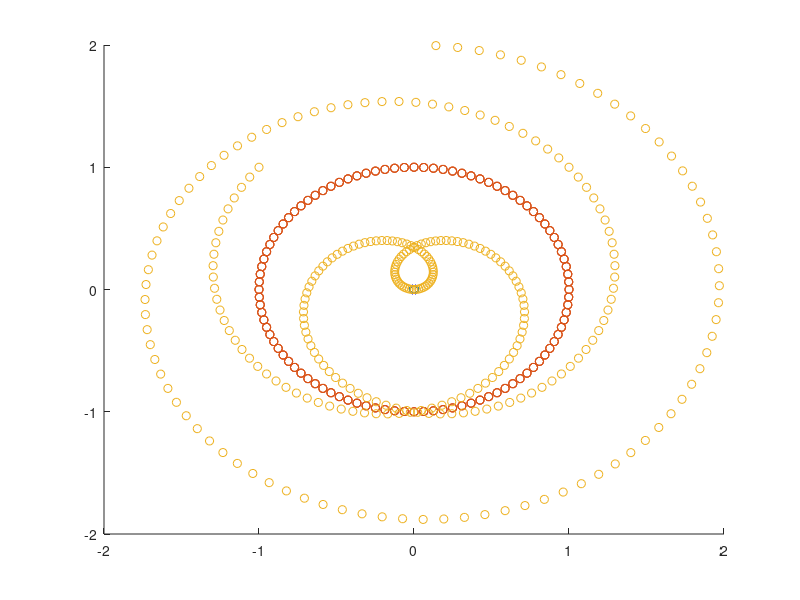

This figure's MATLAB source: (Note: this script raises an error after producing the figure.)
t = 1 : 300;
f1 = 1 / 100;
u = [t / 150 - 1; t / 150 - 1];
u = zeros(2, 300);
x = u + [sin(2 * pi * f1 * t); cos(2 * pi * f1 * t)];
f2 = 1 / 80;
y = x + [sin(2 * pi * f2 * t); cos(2 * pi * f2 * t)];

scatter(u(1,:), u(2,:));
hold all;
scatter(x(1, :), x(2,:));
scatter(y(1,:), y(2,:));

observed = true(3, 300);
observed(2, 200:300) = false;

data = [u; x; y];
bones = [1, 2, 1; 2, 1, 1; 2, 3, 1; 3, 2, 1];
[model, Xhat, LL] = learn_lds_dynammop_bone_newton(data, 'Bone', bones, 'MaxIter', 100, 'Hidden', 4, 'Observed', observed);

%% test basic learn_lds
[model, LL] = learn_lds(data, 'Bone', bones, 'MaxIter', 1000, 'Hidden', 4, 'Observed', observed);
[mu, V, P] = forward(data, model);
[Ez, Ezz, Ez1z] = backward(mu, V, P, model);
plot((model.C * cell2mat(Ez))' - data');

